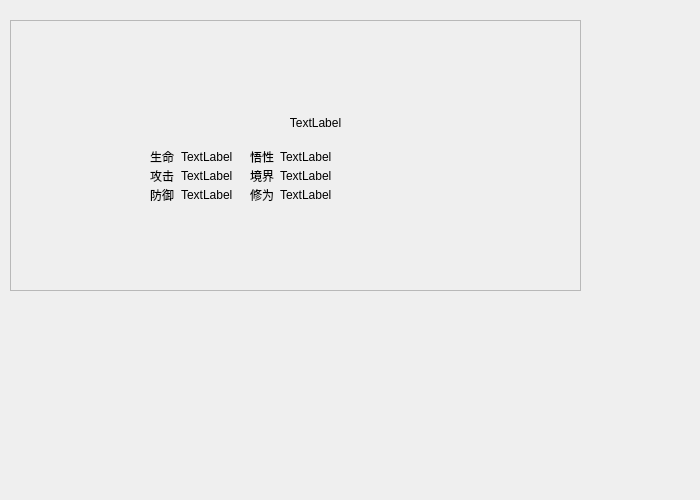
<?xml version="1.0" encoding="UTF-8"?>
<ui version="4.0">
 <class>Dialog</class>
 <widget class="QWidget" name="Dialog">
  <property name="geometry">
   <rect>
    <x>0</x>
    <y>0</y>
    <width>700</width>
    <height>500</height>
   </rect>
  </property>
  <property name="windowTitle">
   <string>Dialog</string>
  </property>
  <widget class="QFrame" name="baseSkin">
   <property name="geometry">
    <rect>
     <x>10</x>
     <y>20</y>
     <width>571</width>
     <height>271</height>
    </rect>
   </property>
   <property name="frameShape">
    <enum>QFrame::StyledPanel</enum>
   </property>
   <property name="frameShadow">
    <enum>QFrame::Raised</enum>
   </property>
   <widget class="QLabel" name="name">
    <property name="geometry">
     <rect>
      <x>260</x>
      <y>90</y>
      <width>91</width>
      <height>25</height>
     </rect>
    </property>
    <property name="styleSheet">
     <string notr="true">border-image: url(:/mincheng.png);</string>
    </property>
    <property name="text">
     <string>TextLabel</string>
    </property>
    <property name="alignment">
     <set>Qt::AlignCenter</set>
    </property>
   </widget>
   <widget class="QLabel" name="label">
    <property name="geometry">
     <rect>
      <x>60</x>
      <y>50</y>
      <width>440</width>
      <height>170</height>
     </rect>
    </property>
    <property name="styleSheet">
     <string notr="true">border-image: url(:/2021_08_21_12_06_56_979.gif);</string>
    </property>
    <property name="text">
     <string/>
    </property>
   </widget>
   <widget class="QWidget" name="layoutWidget">
    <property name="geometry">
     <rect>
      <x>140</x>
      <y>130</y>
      <width>194</width>
      <height>52</height>
     </rect>
    </property>
    <layout class="QHBoxLayout" name="horizontalLayout">
     <item>
      <layout class="QFormLayout" name="formLayout">
       <item row="0" column="0">
        <widget class="QLabel" name="label_2">
         <property name="text">
          <string>生命</string>
         </property>
        </widget>
       </item>
       <item row="0" column="1">
        <widget class="QLabel" name="shengming">
         <property name="text">
          <string>TextLabel</string>
         </property>
        </widget>
       </item>
       <item row="1" column="0">
        <widget class="QLabel" name="label_3">
         <property name="text">
          <string>攻击</string>
         </property>
        </widget>
       </item>
       <item row="1" column="1">
        <widget class="QLabel" name="gongji">
         <property name="text">
          <string>TextLabel</string>
         </property>
        </widget>
       </item>
       <item row="2" column="0">
        <widget class="QLabel" name="label_4">
         <property name="text">
          <string>防御</string>
         </property>
        </widget>
       </item>
       <item row="2" column="1">
        <widget class="QLabel" name="fangyu">
         <property name="text">
          <string>TextLabel</string>
         </property>
        </widget>
       </item>
      </layout>
     </item>
     <item>
      <layout class="QFormLayout" name="formLayout_2">
       <item row="0" column="0">
        <widget class="QLabel" name="label_12">
         <property name="text">
          <string>悟性</string>
         </property>
        </widget>
       </item>
       <item row="0" column="1">
        <widget class="QLabel" name="wuxing">
         <property name="text">
          <string>TextLabel</string>
         </property>
        </widget>
       </item>
       <item row="1" column="0">
        <widget class="QLabel" name="label_8">
         <property name="text">
          <string>境界</string>
         </property>
        </widget>
       </item>
       <item row="1" column="1">
        <widget class="QLabel" name="jingjie">
         <property name="text">
          <string>TextLabel</string>
         </property>
        </widget>
       </item>
       <item row="2" column="0">
        <widget class="QLabel" name="label_9">
         <property name="text">
          <string>修为</string>
         </property>
        </widget>
       </item>
       <item row="2" column="1">
        <widget class="QLabel" name="xiuwei">
         <property name="text">
          <string>TextLabel</string>
         </property>
        </widget>
       </item>
      </layout>
     </item>
    </layout>
   </widget>
  </widget>
  <widget class="QLabel" name="label_skin">
   <property name="geometry">
    <rect>
     <x>10</x>
     <y>0</y>
     <width>5</width>
     <height>5</height>
    </rect>
   </property>
   <property name="text">
    <string/>
   </property>
  </widget>
  <action name="_AutoStart">
   <property name="checkable">
    <bool>true</bool>
   </property>
   <property name="checked">
    <bool>true</bool>
   </property>
   <property name="text">
    <string>开机自启</string>
   </property>
   <property name="toolTip">
    <string>设置开机启动启动</string>
   </property>
  </action>
  <action name="_changeName">
   <property name="text">
    <string>修改昵称</string>
   </property>
  </action>
  <action name="augur">
   <property name="text">
    <string>推演运势</string>
   </property>
  </action>
  <action name="feedback">
   <property name="text">
    <string>意见反馈</string>
   </property>
  </action>
  <action name="jianghu">
   <property name="text">
    <string>闯荡江湖</string>
   </property>
  </action>
 </widget>
 <resources/>
 <connections/>
</ui>
